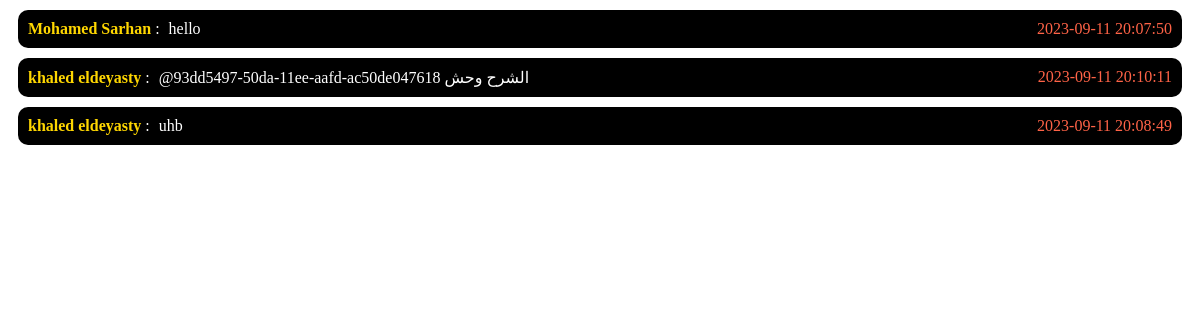
Page /chat/group/chat.php on the committed database.
### tables this page shows
CREATE TABLE `chat` (
  `id` char(36) NOT NULL DEFAULT uuid(),
  `name` varchar(255) NOT NULL,
  `msg` varchar(255) NOT NULL,
  `date` timestamp NOT NULL DEFAULT current_timestamp() ON UPDATE current_timestamp()
);

### chat/group/chat.php (the view, shortened to what this page needs)
<?php
include('db.php');
$query = "select * from chat ORDER BY id DESC";
$run = mysqli_query($con, $query);
while ($row = mysqli_fetch_array($run)) {
    $name = $row['name'];
    $msg = $row['msg'];
    $date = $row['date'];
?>
    <div id="chatdata">
        <span style="color:gold; "><?php echo $name; ?></span>
        <span>: </span>
        <span><?php echo $msg; ?></span>
        <span style="color:tomato; float:right;"><?php echo $date; ?></span>
    </div>
<?php } ?>

### chat/group/chat.php (style rules this page uses)
#chatdata { background-color: black; color: white; margin: 10px; padding: 10px; border-radius: 10px; animation-name: fade-in; animation-duration: 1s; }
#chatdata span:first-child { font-weight: bold; color: gold; }
#chatdata span:nth-child(2) { margin-right: 5px; }
#chatdata span:last-child { float: right; color: tomato; }

### rows in the picture
chat: name "Mohamed Sarhan", msg "hello", date "2023-09-11 20:07:50"
chat: name "khaled eldeyasty", msg "@93dd5497-50da-11ee-aafd-ac50de047618 الشرح وحش", date "2023-09-11 20:10:11"
chat: name "khaled eldeyasty", msg "uhb", date "2023-09-11 20:08:49"
